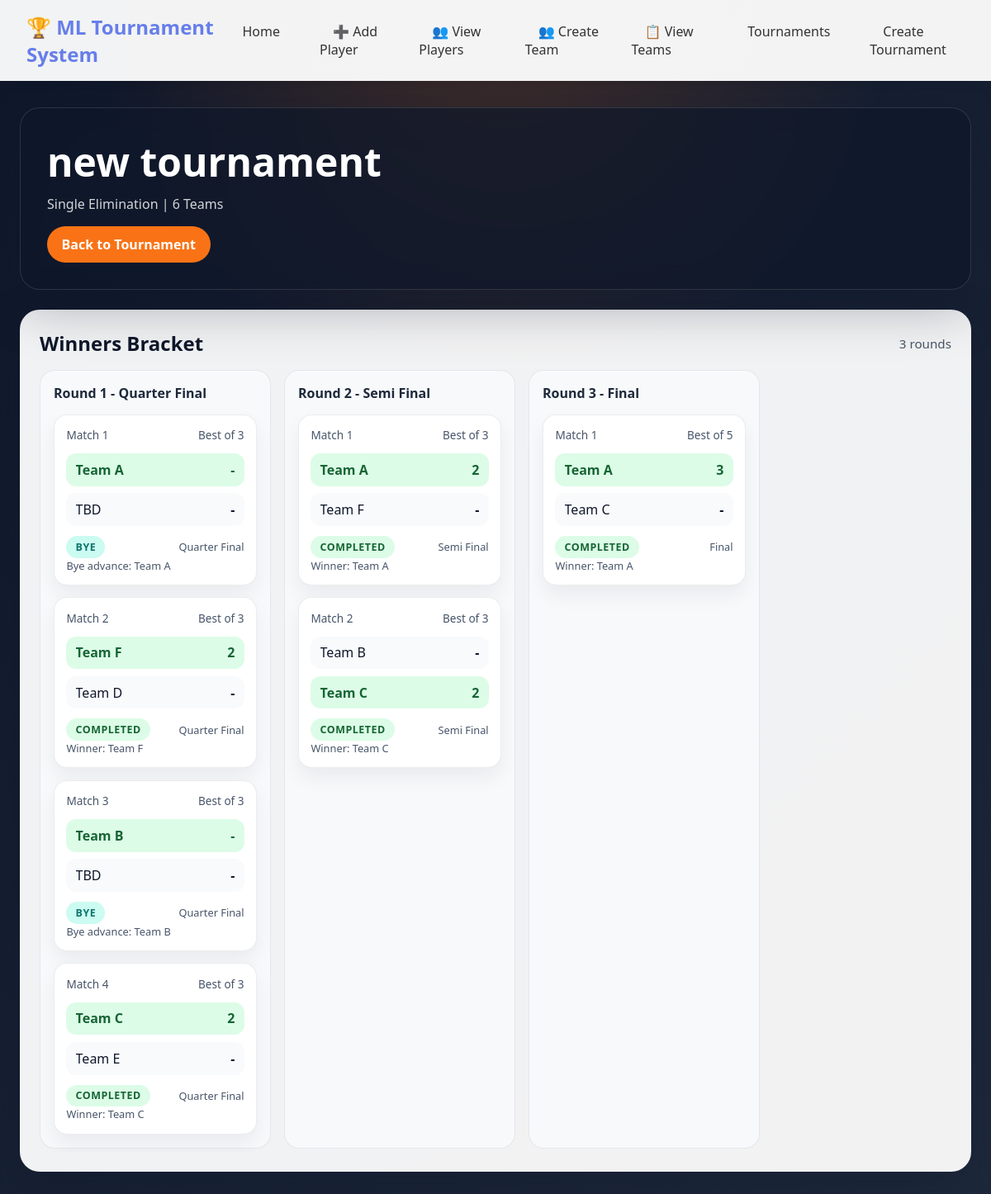
The app's page /15/bracket/ with its own data.
### tournament/models.py (models this page shows, shortened)
class Tournament(models.Model):
    name = models.CharField(max_length=200)
    description = models.TextField(blank=True)
    format = models.CharField(max_length=20, choices=TournamentFormat.choices, default=TournamentFormat.SINGLE_ELIMINATION)
    teams = models.ManyToManyField(Team, related_name='tournaments')
    created_at = models.DateTimeField(auto_now_add=True)
    updated_at = models.DateTimeField(auto_now=True)
    current_round = models.IntegerField(default=1)
    current_round_wb = models.IntegerField(default=1)  # Winners bracket round
    current_round_lb = models.IntegerField(default=1)  # Losers bracket round
    is_active = models.BooleanField(default=True)
    class Meta:
        ordering = ['-created_at']
    def get_team_count(self):
        return self.teams.count()

class Match(models.Model):
    class MatchStatus(models.TextChoices):
        WAITING = 'waiting', 'Waiting'
        READY = 'ready', 'Ready'
        IN_PROGRESS = 'in_progress', 'In Progress'
        COMPLETED = 'completed', 'Completed'
        BYE = 'bye', 'Bye'
    tournament = models.ForeignKey(Tournament, on_delete=models.CASCADE, related_name='matches')
    round_number = models.IntegerField()
    game_number = models.IntegerField(default=1)
    stage = models.CharField(max_length=20, choices=MatchStage.choices, default=MatchStage.QUALIFIER)
    match_format = models.CharField(max_length=5, choices=MatchFormat.choices, default=MatchFormat.BO3)
    bracket_type = models.CharField(max_length=20, choices=BracketType.choices, default=BracketType.WINNERS, null=True, blank=True)
    team_a = models.ForeignKey(Team, on_delete=models.SET_NULL, null=True, blank=True, related_name='matches_as_team_a')
    team_b = models.ForeignKey(Team, on_delete=models.SET_NULL, null=True, blank=True, related_name='matches_as_team_b')
    team_a_score = models.IntegerField(null=True, blank=True, validators=[MinValueValidator(0), MaxValueValidator(3)])
    team_b_score = models.IntegerField(null=True, blank=True, validators=[MinValueValidator(0), MaxValueValidator(3)])
    winner = models.ForeignKey(Team, on_delete=models.SET_NULL, null=True, blank=True, related_name='matches_won')
    status = models.CharField(max_length=20, choices=MatchStatus.choices, default=MatchStatus.WAITING)
    next_match = models.ForeignKey('self', on_delete=models.SET_NULL, null=True, blank=True, related_name='previous_matches')
    parent_match_a = models.ForeignKey('self', on_delete=models.SET_NULL, null=True, blank=True, related_name='child_match_a')
    parent_match_b = models.ForeignKey('self', on_delete=models.SET_NULL, null=True, blank=True, related_name='child_match_b')
    team_a_source_type = models.CharField(max_length=10, choices=MatchSourcePosition.choices, null=True, blank=True)
    team_b_source_type = models.CharField(max_length=10, choices=MatchSourcePosition.choices, null=True, blank=True)
    loser_next_match = models.ForeignKey('self', on_delete=models.SET_NULL, null=True, blank=True, related_name='loser_feeds_into')
    is_bye = models.BooleanField(default=False)
    bye_team = models.ForeignKey(
        Team,
        on_delete=models.SET_NULL,
        null=True,
        blank=True,
        related_name='bye_matches',
    )
    created_at = models.DateTimeField(auto_now_add=True)
    updated_at = models.DateTimeField(auto_now=True)
    class Meta:
        ordering = ['round_number', 'game_number', 'bracket_type']
        indexes = [models.Index(fields=['tournament', 'round_number', 'bracket_type']),]

### teams/models.py (models this page shows, shortened)
class Team(models.Model):
    name = models.CharField(max_length=100, unique=True)
    created_at = models.DateTimeField(auto_now_add=True)
    is_active = models.BooleanField(default=True)

### tournament/views.py (the view)
# urls.py: path('<int:tournament_id>/bracket/', views.tournament_bracket_view, name='bracket'),
def tournament_bracket_view(request, tournament_id):
    tournament = get_object_or_404(Tournament, id=tournament_id)
    bracket = get_bracket_structure(tournament)
    return render(request, 'tournament/bracket_view.html', {
        'tournament': tournament,
        'bracket': bracket
    })

### tournament/tournament_generator.py (called while the page is built)
def get_round_title(bracket_type, round_number, matches):
    if matches:
        stage_display = matches[0].get_stage_display()
        if bracket_type in [BracketType.GRAND, BracketType.GRAND_RESET]:
            return stage_display
        return f"Round {round_number} - {stage_display}"
    return f"Round {round_number}"

### tournament/templates/tournament/bracket_view.html (shortened to what this page needs)
<!DOCTYPE html>
<html lang="en">
<head>
</head>
<body>
    {% include 'includes/navbar.html' %}
    <div class="container">
        <div class="header">
            <h1>{{ tournament.name }}</h1>
            <p>{{ tournament.get_format_display }} | {{ tournament.get_team_count }} Teams</p>
            <a href="{% url 'tournament:detail' tournament.id %}" class="back-link">Back to Tournament</a>
        </div>
        {% if bracket %}
            {% for section in bracket %}
                <section class="section">
                    <div class="section-header">
                        <h2>{{ section.title }}</h2>
                        <span>{{ section.rounds|length }} round{{ section.rounds|length|pluralize }}</span>
                    </div>
                    <div class="rounds">
                        {% for round in section.rounds %}
                            <div class="round">
                                <h3>{{ round.title }}</h3>
                                <div class="matches">
                                    {% for match in round.matches %}
                                        <article class="match">
                                            <div class="match-head">
                                                <span>Match {{ match.game_number }}</span>
                                                <span>{{ match.get_match_format_display }}</span>
                                            </div>
                                            <div class="teams">
                                                <div class="team-row {% if match.winner == match.team_a %}winner{% endif %}">
                                                    <span class="team-name">{{ match.team_a.name|default:"TBD" }}</span>
                                                    <span class="team-score">{{ match.team_a_score|default:"-" }}</span>
                                                </div>
                                                <div class="team-row {% if match.winner == match.team_b %}winner{% endif %}">
                                                    <span class="team-name">{{ match.team_b.name|default:"TBD" }}</span>
                                                    <span class="team-score">{{ match.team_b_score|default:"-" }}</span>
                                                </div>
                                            </div>
                                            <div class="meta">
                                                <span class="status status-{{ match.status }}">{{ match.get_status_display }}</span>
                                                <span class="source-note">{{ match.get_stage_display }}</span>
                                            </div>
                                            {% if match.status == 'bye' and match.bye_team %}
                                                <p class="bye-note">Bye advance: {{ match.bye_team.name }}</p>
                                            {% elif match.status == 'bye' %}
                                                <p class="bye-note">Empty branch resolved by bracket byes.</p>
                                            {% endif %}
                                            {% if match.status == 'completed' and match.winner %}
                                                <p class="winner-note">Winner: {{ match.winner.name }}</p>
                                            {% endif %}
                                        </article>
                                    {% endfor %}
                                </div>
                            </div>
                        {% endfor %}
                    </div>
                </section>
            {% endfor %}
        {% else %}
            <div class="empty-state">
                <p>No bracket available yet.</p>
                <a href="{% url 'tournament:generate_matches' tournament.id %}" class="back-link">Generate Matches</a>
            </div>
        {% endif %}
    </div>
</body>
</html>

### tournament/templates/tournament/bracket_view.html (style rules this page uses)
* { margin: 0; padding: 0; box-sizing: border-box; }
:root { --bg-start: #0f172a; --bg-end: #1e293b; --panel: rgba(255, 255, 255, 0.94); --panel-soft: rgba(248, 250, 252, 0.92); --text: #0f172a; --muted: #475569; --accent: #f97316; --accent-soft: #ffedd5; --ready: #0369a1; --waiting: #92400e; --progress: #7c3aed; --completed: #166534; --bye: #0f766e; --shadow: 0 24px 60px rgba(15, 23, 42, 0.28); }
body { font-family: "Trebuchet MS", "Segoe UI", sans-serif; background: radial-gradient(circle at top, rgba(249, 115, 22, 0.2), transparent 30%), linear-gradient(135deg, var(--bg-start), var(--bg-end)); min-height: 100vh; color: white; }
.container { max-width: 1600px; margin: 0 auto; padding: 2rem 1.5rem 3rem; }
.header { background: rgba(15, 23, 42, 0.7); border: 1px solid rgba(255, 255, 255, 0.12); border-radius: 24px; padding: 2rem; margin-bottom: 1.5rem; box-shadow: var(--shadow); backdrop-filter: blur(14px); }
.header h1 { font-size: clamp(2rem, 4vw, 3.25rem); margin-bottom: 0.5rem; }
.header p { color: rgba(255, 255, 255, 0.82); }
.back-link { display: inline-block; margin-top: 1rem; padding: 0.7rem 1.1rem; border-radius: 999px; background: var(--accent); color: white; text-decoration: none; font-weight: 700; }
.section { margin-bottom: 1.75rem; background: var(--panel); border-radius: 24px; padding: 1.5rem; box-shadow: var(--shadow); color: var(--text); }
.section-header { display: flex; justify-content: space-between; align-items: center; gap: 1rem; margin-bottom: 1rem; flex-wrap: wrap; }
.section-header h2 { font-size: 1.5rem; }
.section-header span { font-size: 0.95rem; color: var(--muted); }
.rounds { display: flex; gap: 1rem; overflow-x: auto; padding-bottom: 0.25rem; }
.round { min-width: 280px; background: var(--panel-soft); border: 1px solid rgba(15, 23, 42, 0.08); border-radius: 18px; padding: 1rem; }
.round h3 { margin-bottom: 0.9rem; color: #1e293b; font-size: 1rem; }
.matches { display: flex; flex-direction: column; gap: 0.9rem; }
.match { background: white; border-radius: 16px; padding: 0.9rem; border: 1px solid rgba(15, 23, 42, 0.08); box-shadow: 0 12px 24px rgba(15, 23, 42, 0.06); }
.match-head { display: flex; justify-content: space-between; align-items: center; gap: 0.75rem; margin-bottom: 0.8rem; color: var(--muted); font-size: 0.85rem; }
.teams { display: grid; gap: 0.55rem; }
.team-row { display: flex; justify-content: space-between; align-items: center; gap: 0.75rem; padding: 0.55rem 0.7rem; border-radius: 12px; background: #f8fafc; }
.team-row.winner { background: #dcfce7; color: #166534; font-weight: 700; }
.team-name { overflow: hidden; text-overflow: ellipsis; white-space: nowrap; }
.team-score { min-width: 1.5rem; text-align: right; font-weight: 700; }
.meta { margin-top: 0.75rem; display: flex; justify-content: space-between; align-items: center; gap: 0.75rem; flex-wrap: wrap; }
.status { display: inline-flex; align-items: center; justify-content: center; border-radius: 999px; padding: 0.3rem 0.7rem; font-size: 0.78rem; font-weight: 700; text-transform: uppercase; letter-spacing: 0.04em; }
.status-completed { background: #dcfce7; color: var(--completed); }
.status-bye { background: #ccfbf1; color: var(--bye); }
.bye-note, .winner-note, .source-note { font-size: 0.8rem; color: var(--muted); }

### records on screen
Tournament: name "new tournament", format "Single Elimination", get_team_count "6"
Match: game_number "1", match_format "Best of 3", team_a.name "Team A", team_a_score "-", team_b.name "TBD", team_b_score "-", status "BYE", stage "Quarter Final", bye_team.name "Team A"
Match: game_number "2", match_format "Best of 3", team_a.name "Team F", team_a_score "2", team_b.name "Team D", team_b_score "-", status "COMPLETED", stage "Quarter Final", winner.name "Team F"
Match: game_number "3", match_format "Best of 3", team_a.name "Team B", team_a_score "-", team_b.name "TBD", team_b_score "-", status "BYE", stage "Quarter Final", bye_team.name "Team B"
Match: game_number "4", match_format "Best of 3", team_a.name "Team C", team_a_score "2", team_b.name "Team E", team_b_score "-", status "COMPLETED", stage "Quarter Final", winner.name "Team C"
Match: game_number "1", match_format "Best of 3", team_a.name "Team A", team_a_score "2", team_b.name "Team F", team_b_score "-", status "COMPLETED", stage "Semi Final", winner.name "Team A"
Match: game_number "2", match_format "Best of 3", team_a.name "Team B", team_a_score "-", team_b.name "Team C", team_b_score "2", status "COMPLETED", stage "Semi Final", winner.name "Team C"
Match: game_number "1", match_format "Best of 5", team_a.name "Team A", team_a_score "3", team_b.name "Team C", team_b_score "-", status "COMPLETED", stage "Final", winner.name "Team A"

### other values on screen
{{ section.title }} "Winners Bracket"
{{ section.rounds|length }} "3"
{{ round.title }} "Round 1 - Quarter Final" "Round 2 - Semi Final" "Round 3 - Final"
